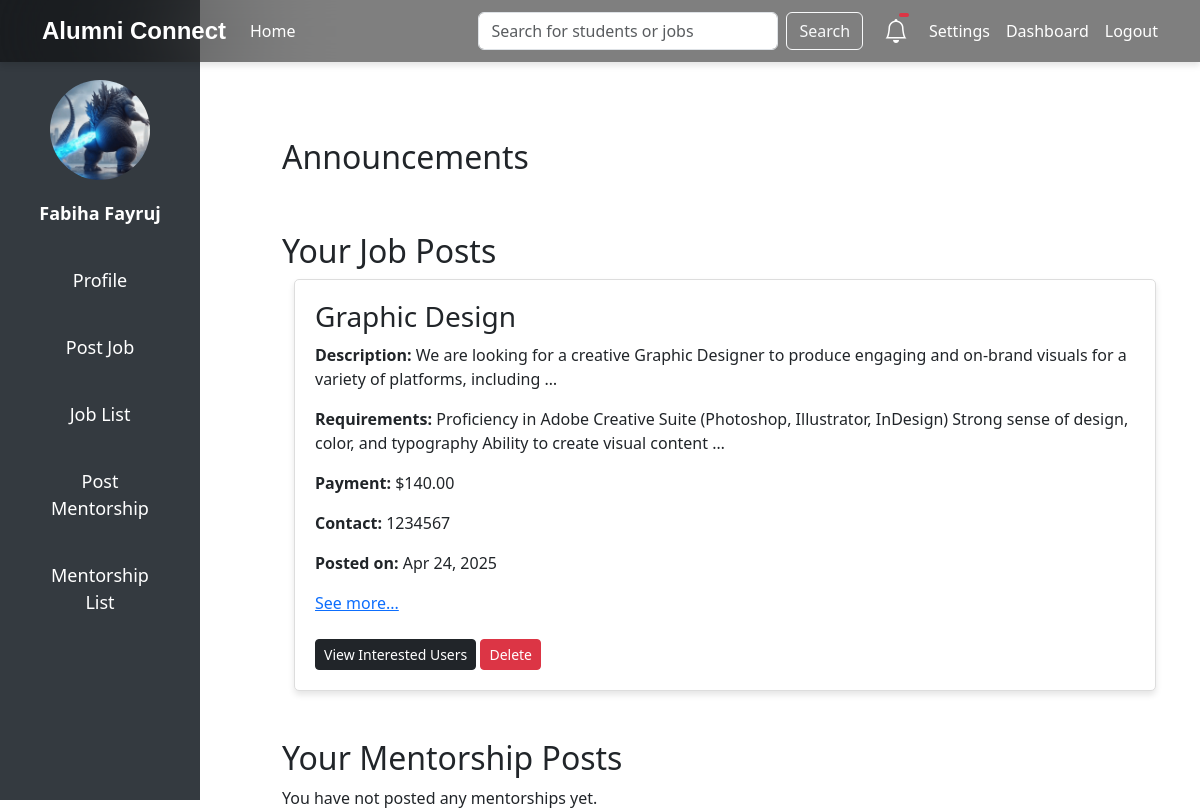
/dashboard/ (signed in), run on an earlier commit of the app's database.
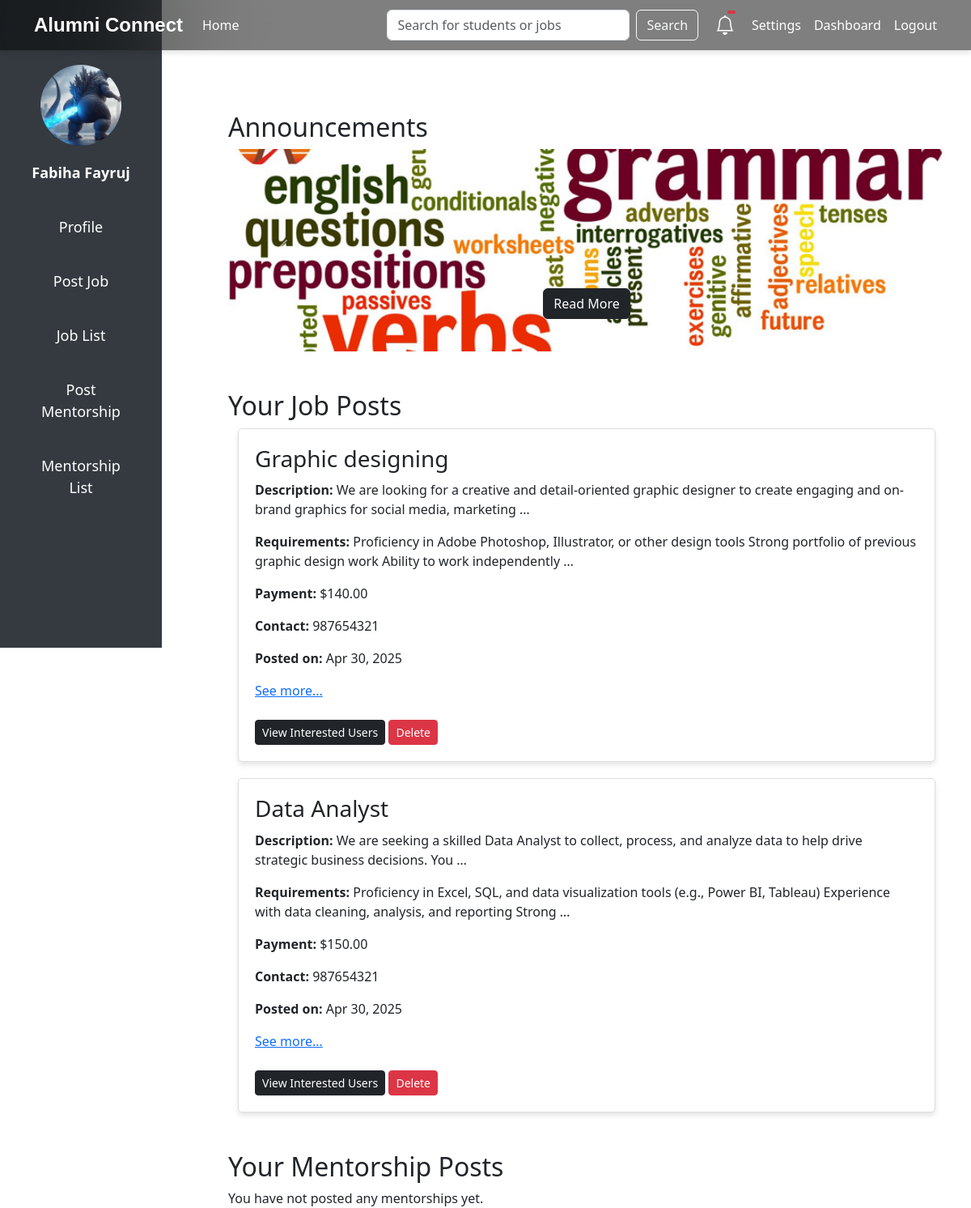
And on a later commit of the database.
### base/models.py (models this page shows, shortened)
class StudentProfile(models.Model):
    ROLE_CHOICES = [
        ('Student', 'Student'),
        ('Alumni', 'Alumni'),
    ]
    user = models.OneToOneField(User, on_delete=models.CASCADE)
    student_id = models.CharField(max_length=20, unique=True, default="default_student_id")
    full_name = models.CharField(max_length=100, default="Unknown")
    profile_picture = models.ImageField(
        upload_to='profile_pictures/',
        default='default.png',
       validators=[FileExtensionValidator(
    allowed_extensions=['jpg', 'jpeg', 'png', 'gif'],
    message="Only image files with extensions jpg, jpeg, png, or gif are allowed."
)]
    )
    date_of_birth = models.DateField(default=now)
    degree = models.CharField(max_length=50, default="Undeclared")
    graduation_year = models.IntegerField(default=2000, null=True, blank=True)
    CGPA = models.FloatField(null=True, blank=True, default=0.0)
    graduation_certificate = models.FileField(
        upload_to='certificates/',
        default='certificates/default_certificate.pdf',
    )
    role = models.CharField(
        max_length=10,
        choices=ROLE_CHOICES,
        default='Student'
    )
    job_title = models.CharField(max_length=100, blank=True, null=True, default="Unemployed")
    company = models.CharField(max_length=100, blank=True, null=True, default="None")
    industry = models.CharField(max_length=100, blank=True, null=True, default="Unknown")
    tagline = models.CharField(max_length=255, blank=True, null=True, default="No tagline provided")
    location = models.CharField(max_length=100, blank=True, null=True, default="Unknown")
    bio = models.TextField(blank=True, null=True, default="No bio provided")
    work_experience = models.JSONField(blank=True, null=True, default=list)
    certifications = models.JSONField(blank=True, null=True, default=list)
    skills = models.JSONField(blank=True, null=True, default=list)
    projects = models.JSONField(blank=True, null=True, default=list)
    open_to_mentorship = models.BooleanField(default=False)
    offering_referrals = models.BooleanField(default=False)
    awards = models.JSONField(blank=True, null=True, default=list)
    linkedin = models.URLField(blank=True, null=True, default="https://linkedin.com")
    website = models.URLField(blank=True, null=True, default="https://example.com")
    github = models.URLField(blank=True, null=True, default="https://github.com")
    university_name = models.CharField(max_length=100, blank=True, null=True, default="Unknown")
    approved = models.BooleanField(default=False)

class Job(models.Model):
    title = models.CharField(max_length=200)
    description = models.TextField()
    requirements = models.TextField()
    payment = models.DecimalField(max_digits=10, decimal_places=2)
    post_approved = models.BooleanField(default=False)
    contact_information = models.CharField(max_length=255)
    poster = models.ForeignKey(User, on_delete=models.CASCADE, related_name='posted_jobs', default=1)
    created_at = models.DateTimeField(auto_now_add=True)
    updated_at = models.DateTimeField(auto_now=True)
    interested_users = models.ManyToManyField(User, related_name='interested_jobs', blank=True)

class Announcement(models.Model):
    title = models.CharField(max_length=255)
    description = models.TextField()
    image = models.ImageField(upload_to='announcements/')
    created_at = models.DateTimeField(auto_now_add=True)

### base/views.py (the view)
# urls.py: path('dashboard/', views.dashboard, name='dashboard'),
@login_required
def dashboard(request):
    announcements = Announcement.objects.all().order_by('-created_at')[:5]
    user_jobs = Job.objects.filter(poster=request.user).order_by('-created_at')  # Fetch jobs posted by the user
    user_mentorships = MentorshipPost.objects.filter(mentor=request.user).order_by('-created_at')  # Fetch mentorship posts
    return render(request, 'dashboard.html', {
        'announcements': announcements,
        'user_jobs': user_jobs,
        'user_mentorships': user_mentorships,
    })

### Templates/dashboard.html (shortened to what this page needs)
<!DOCTYPE html>
<html lang="en">
<head>
    <link href="https://cdn.jsdelivr.net/npm/bootstrap@5.3.0/dist/css/bootstrap.min.css" rel="stylesheet">
</head>
<body>
    {% include 'sidebar.html' %}
    {% include 'navbar_1.html' %}
    <div class="content">
        <div class="container mt-5">
            <h2>Announcements</h2>
            <div id="announcementCarousel" class="carousel slide" data-bs-ride="carousel" data-bs-interval="3000">
                <div class="carousel-inner">
                    {% for announcement in announcements %}
                    <div class="carousel-item {% if forloop.first %}active{% endif %}">
                        <img src="{{ announcement.image.url }}" class="d-block w-100" alt="{{ announcement.title }}">
                        <div class="carousel-caption d-none d-md-block">
                            <a href="{% url 'announcement_detail' announcement.id %}" class="btn btn-dark">Read More</a>
                        </div>
                    </div>
                    {% endfor %}
                </div>
                <button class="carousel-control-prev" type="button" data-bs-target="#announcementCarousel" data-bs-slide="prev">
                    <span class="carousel-control-prev-icon" aria-hidden="true"></span>
                </button>
                <button class="carousel-control-next" type="button" data-bs-target="#announcementCarousel" data-bs-slide="next">
                    <span class="carousel-control-next-icon" aria-hidden="true"></span>
                </button>
            </div>
        <h2 class="mt-5">Your Job Posts</h2>
        {% if user_jobs %}
        <div class="container">
            {% for job in user_jobs %}
            <div class="job-card">
                <h3>{{ job.title }}</h3>
                <p><strong>Description:</strong> {{ job.description|truncatewords:20 }}</p>
                <p><strong>Requirements:</strong> {{ job.requirements|truncatewords:20 }}</p>
                <p><strong>Payment:</strong> ${{ job.payment }}</p>
                <p><strong>Contact:</strong> {{ job.contact_information }}</p>
                <p><strong>Posted on:</strong> {{ job.created_at|date:"M d, Y" }}</p>
                <a href="{% url 'job_detail' job.id %}">See more...</a>
                <br><br>
                <a href="{% url 'interested_users' job.id %}" class="btn btn-dark btn-sm">View Interested Users</a>
                <a href="{% url 'delete_job' job.id %}" class="btn btn-danger btn-sm">Delete</a>
            </div>
            {% endfor %}
        </div>
        {% else %}
        <p>You have not posted any jobs yet.</p>
        {% endif %}
        <h2 class="mt-5">Your Mentorship Posts</h2>
        {% if user_mentorships %}
        <div class="container">
            {% for mentorship in user_mentorships %}
            <div class="job-card">
                <h3>{{ mentorship.title }}</h3>
                <p><strong>Description:</strong> {{ mentorship.description|truncatewords:20 }}</p>
                <p><strong>Preferred Topics:</strong> {{ mentorship.preferred_topics|truncatewords:20 }}</p>
                <p><strong>Class Time:</strong> {{ mentorship.class_time }}</p>
                <p><strong>Class Date:</strong> {{ mentorship.class_date|date:"M d, Y" }}</p>
                <p><strong>Jitsi-Meet Link:</strong> <a href="{{ mentorship.jitsi_meet_link }}" target="_blank">Join Meeting</a></p>
                <p><strong>Posted on:</strong> {{ mentorship.created_at|date:"M d, Y" }}</p>
                <a href="{% url 'mentorship_detail' mentorship.id %}">See more...</a>
                <br><br>
                <a href="{% url 'delete_mentorship' mentorship.id %}" class="btn btn-danger btn-sm">Delete</a>
            </div>
            {% endfor %}
        </div>
        {% else %}
        <p>You have not posted any mentorships yet.</p>
        {% endif %}
        </div>
    </div>
</body>
</html>

### Templates/sidebar.html (shortened to what this page needs)
<!DOCTYPE html>
<html lang="en">
<head>
    <link href="https://cdn.jsdelivr.net/npm/bootstrap@5.3.0/dist/css/bootstrap.min.css" rel="stylesheet">
</head>
<body>
    <div class="sidebar">
        <img src="{{ user.studentprofile.profile_picture.url|default:'/media/profile_pictures/default.png' }}" alt="Profile Picture" data-bs-toggle="modal" data-bs-target="#profilePictureModal">
        <p class="user-name">{{ user.studentprofile.full_name }}</p>
        <a href="{% url 'profile' request.user.id %}">Profile</a>
        <a href="{% url 'job_post' %}">Post Job</a>
        <a href="{% url 'job_list' %}">Job List</a>
        <a href="{% url 'mentorship_post' %}">Post Mentorship</a>
        <a href="{% url 'mentorship_list' %}">Mentorship List</a>
    </div>
</body>
</html>

### Templates/navbar_1.html (shortened to what this page needs)
<!DOCTYPE html>
<html lang="en">
<head>
    <link href="https://cdn.jsdelivr.net/npm/bootstrap@5.3.0/dist/css/bootstrap.min.css" rel="stylesheet">
    <link href="https://cdn.jsdelivr.net/npm/bootstrap-icons/font/bootstrap-icons.css" rel="stylesheet">
</head>
<body>
    <nav class="navbar navbar-expand-lg navbar-light fixed-top">
        <div class="container">
            <a class="navbar-brand" href="{% url 'home' %}">Alumni Connect</a>
            <div class="collapse navbar-collapse" id="navbarNav">
                <ul class="navbar-nav me-auto">
                    <li class="nav-item">
                        <a class="nav-link" href="{% url 'home' %}">Home</a>
                    </li>
                </ul>
                <form class="d-flex me-3" method="get" action="{% url 'search' %}">
                    <input class="form-control search-bar" type="search" name="q" placeholder="Search for students or jobs" aria-label="Search">
                    <button class="btn btn-outline-light ms-2" type="submit">Search</button>
                </form>
                <div class="notification-container me-3">
                    <button id="notification-bell" class="btn position-relative">
                        <i class="bi bi-bell"></i>
                        <span id="notification-count" class="position-absolute  badge rounded-pill bg-danger">
                        </span>
                    </button>
                </div>
                <a href="{% url 'settings' %}" class="nav-link me-3">Settings</a>
                <a href="{% url 'dashboard' %}" class="nav-link me-3">Dashboard</a>
                <a href="{% url 'logout' %}" class="nav-link">Logout</a>
            </div>
        </div>
    </nav>
</body>
</html>

### Templates/dashboard.html (style rules this page uses)
body { margin: 0; padding: 0; background-color: #f8f9fa; }
.content { margin-left: 200px; margin-top: 70px; padding: 20px; }
.carousel-item img { max-height: 250px; object-fit: cover; width: auto; margin: auto; }
.job-card { background-color: #fff; border: 1px solid #ddd; padding: 20px; border-radius: 5px; margin-bottom: 20px; box-shadow: 0 4px 6px rgba(0, 0, 0, 0.1); }
.job-card h3 { margin-bottom: 10px; }

### Templates/sidebar.html (style rules this page uses)
body { margin: 0; padding: 0; display: flex; height: 100vh; background-color: #f8f9fa; }
.sidebar { width: 200px; background-color: #343a40; color: white; display: flex; flex-direction: column; align-items: center; padding: 80px 0 20px; position: fixed; height: 100vh; }
.sidebar img { width: 100px; height: 100px; border-radius: 50%; object-fit: cover; margin-bottom: 20px; cursor: pointer; }
.sidebar a { color: white; text-decoration: none; font-size: 18px; margin: 10px 0; width: 50%; text-align: center; padding: 10px 0; border-radius: 5px; }
.content { margin-left: 250px; padding: 20px; flex: 1; }
.user-name { color: white; font-size: 18px; font-weight: bold; margin-bottom: 20px; text-align: center; }

### Templates/navbar_1.html (style rules this page uses)
.navbar { background-color: rgba(0, 0, 0, 0.5) !important; backdrop-filter: blur(70px) !important; -webkit-backdrop-filter: blur(10px); box-shadow: 0 4px 6px rgba(0, 0, 0, 0.1); }
.navbar .nav-link { color: rgb(255, 255, 255) !important; font-weight: 500; }
.navbar .navbar-brand { color: rgb(255, 255, 255) !important; font-weight: bold; font-family: 'Arial', sans-serif; font-size: 24px; }
.search-bar { width: 300px; }
#notification-bell { color: #ffffff; font-size: 1.5rem; padding: 5px; background: none; border: none; cursor: pointer; }
.notification-container { position: relative; display: inline-block; }
#notification-count { background-color: #dc3545; color: #ffffff; font-size: 14px; padding: 2px 5px; border-radius: 50%; position: absolute; top: 5px; left: 20px; display: inline-block; }

What changed in the data, as far as the page shows it:
removed Job: title "Graphic Design", description "We are looking for a creative Graphic Designer to produce engaging and on-brand visuals for a variety of platforms, including …", requirements "Proficiency in Adobe Creative Suite (Photoshop, Illustrator, InDesign) Strong sense of design, color, and typography Ability to create visual content …", payment "140.00", contact_information "1234567", created_at "Apr 24, 2025"
added Announcement: image (picture)
added Job: title "Graphic designing", description "We are looking for a creative and detail-oriented graphic designer to create engaging and on-brand graphics for social media, marketing …", requirements "Proficiency in Adobe Photoshop, Illustrator, or other design tools Strong portfolio of previous graphic design work Ability to work independently …", payment "140.00", contact_information "987654321", created_at "Apr 30, 2025"
added Job: title "Data Analyst", description "We are seeking a skilled Data Analyst to collect, process, and analyze data to help drive strategic business decisions. You …", requirements "Proficiency in Excel, SQL, and data visualization tools (e.g., Power BI, Tableau) Experience with data cleaning, analysis, and reporting Strong …", payment "150.00", contact_information "987654321", created_at "Apr 30, 2025"
